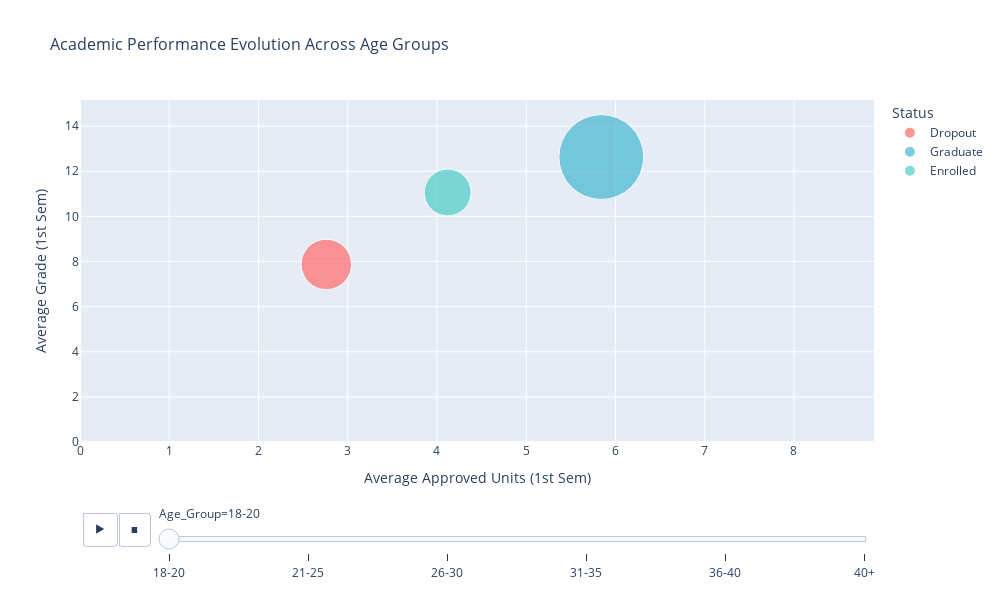

The notebook cell this image was saved under:
### Code cell
# Visualize target per age distribution (animation)
data['Age_Group'] = pd.cut(data['Age at enrollment'], 
                           bins=[17, 20, 25, 30, 35, 40, 100],
                           labels=['18-20', '21-25', '26-30', '31-35', '36-40', '40+'])

# Prepare data for animation
age_anim_data = []
for age_group in ['18-20', '21-25', '26-30', '31-35', '36-40', '40+']:
    for target in data['Target'].unique():
        subset = data[(data['Age_Group'] == age_group) & (data['Target'] == target)]
        if len(subset) > 0:
            age_anim_data.append({
                'Age_Group': age_group,
                'Target': target,
                'Avg_1st_Sem_Grade': subset['Curricular units 1st sem (grade)'].mean(),
                'Avg_2nd_Sem_Grade': subset['Curricular units 2nd sem (grade)'].mean(),
                'Avg_Approved_1st': subset['Curricular units 1st sem (approved)'].mean(),
                'Avg_Approved_2nd': subset['Curricular units 2nd sem (approved)'].mean(),
                'Count': len(subset),
                'Dropout_Rate': (subset['Target'] == 'Dropout').sum() / len(subset) * 100
            })

df_age_anim = pd.DataFrame(age_anim_data)

# Create animated bubble chart
fig = px.scatter(df_age_anim,
                 x='Avg_Approved_1st',
                 y='Avg_1st_Sem_Grade',
                 animation_frame='Age_Group',
                 color='Target',
                 size='Count',
                 hover_name='Target',
                 hover_data={
                     'Avg_Approved_1st': ':.2f',
                     'Avg_1st_Sem_Grade': ':.2f',
                     'Count': True,
                     'Target': False
                 },
                 title='Academic Performance Evolution Across Age Groups',
                 labels={
                     'Avg_Approved_1st': 'Average Approved Units (1st Sem)',
                     'Avg_1st_Sem_Grade': 'Average Grade (1st Sem)',
                     'Target': 'Status'
                 },
                 color_discrete_map={'Dropout': '#ff6b6b', 'Enrolled': '#4ecdc4', 'Graduate': '#45b7d1'},
                 size_max=60)

# Graph informations
fig.update_layout(
    width=1000,
    height=600,
    font=dict(size=12),
    title_font_size=16,
    xaxis=dict(range=[0, df_age_anim['Avg_Approved_1st'].max() + 1]),
    yaxis=dict(range=[0, df_age_anim['Avg_1st_Sem_Grade'].max() + 2])
)

# Save graph as HTML
fig.write_html('images/viz/academic_performance_age_group_animation.html')

# Save as GIF (requires kaleido and Pillow)
try:
    from PIL import Image
    import io
    
    frames = []
    age_groups = df_age_anim['Age_Group'].unique()
    
    # Create a figure for each age group frame
    for age_group in age_groups:
        # Filter data for current age group
        frame_data = df_age_anim[df_age_anim['Age_Group'] == age_group]
        
        # Create a new figure with the same layout
        fig_frame = px.scatter(frame_data,
                               x='Avg_Approved_1st',
                               y='Avg_1st_Sem_Grade',
                               color='Target',
                               size='Count',
                               title=f'Academic Performance Evolution - Age Group: {age_group}',
                               labels={
                                   'Avg_Approved_1st': 'Average Approved Units (1st Sem)',
                                   'Avg_1st_Sem_Grade': 'Average Grade (1st Sem)',
                                   'Target': 'Status'
                               },
                               color_discrete_map={'Dropout': '#ff6b6b', 'Enrolled': '#4ecdc4', 'Graduate': '#45b7d1'},
                               size_max=60)
        
        fig_frame.update_layout(
            width=1000,
            height=600,
            font=dict(size=12),
            title_font_size=16,
            xaxis=dict(range=[0, df_age_anim['Avg_Approved_1st'].max() + 1]),
            yaxis=dict(range=[0, df_age_anim['Avg_1st_Sem_Grade'].max() + 2])
        )
        
        # Convert to image
        img_bytes = fig_frame.to_image(format="png", width=1000, height=600)
        img = Image.open(io.BytesIO(img_bytes))
        frames.append(img)
    
    # Save as GIF
    frames[0].save(
        'images/viz/academic_performance_age_group_animation.gif',
        save_all=True,
        append_images=frames[1:],
        duration=1000,  # milliseconds per frame
        loop=0  # infinite loop
    )
    print("✓ GIF saved successfully!")
except ImportError as e:
    print(f"⚠ Cannot save GIF: {e}")
    print("Install required packages: pip install kaleido pillow")
except Exception as e:
    print(f"⚠ Error saving GIF: {e}")

fig.show()

# Statistics
print("\nSummary: Academic Performance by Age Group")
print("="*80)
print(df_age_anim.pivot_table(
    values=['Avg_1st_Sem_Grade', 'Count'],
    index='Age_Group',
    columns='Target',
    aggfunc='mean'
).round(2))

### Figure 1 — Plotly figure (JSON) as saved in the notebook; plotly's stock layout.template omitted (floating-point values rounded to 4 significant figures)
{"data": [{"customdata": [[542, "Dropout"]], "hovertemplate": "<b>%{hovertext}</b><br><br>Age_Group=18-20<br>Average Approved Units (1st Sem)=%{x:.2f}<br>Average Grade (1st Sem)=%{y:.2f}<br>Count=%{customdata[0]}<extra></extra>", "hovertext": ["Dropout"], "legendgroup": "Dropout", "marker": {"color": "#ff6b6b", "size": [542], "sizemode": "area", "sizeref": 0.4264, "symbol": "circle"}, "mode": "markers", "name": "Dropout", "orientation": "v", "showlegend": true, "type": "scatter", "x": [2.76], "xaxis": "x", "y": [7.871], "yaxis": "y"}, {"customdata": [[1535, "Graduate"]], "hovertemplate": "<b>%{hovertext}</b><br><br>Age_Group=18-20<br>Average Approved Units (1st Sem)=%{x:.2f}<br>Average Grade (1st Sem)=%{y:.2f}<br>Count=%{customdata[0]}<extra></extra>", "hovertext": ["Graduate"], "legendgroup": "Graduate", "marker": {"color": "#45b7d1", "size": [1535], "sizemode": "area", "sizeref": 0.4264, "symbol": "circle"}, "mode": "markers", "name": "Graduate", "orientation": "v", "showlegend": true, "type": "scatter", "x": [5.841], "xaxis": "x", "y": [12.63], "yaxis": "y"}, {"customdata": [[469, "Enrolled"]], "hovertemplate": "<b>%{hovertext}</b><br><br>Age_Group=18-20<br>Average Approved Units (1st Sem)=%{x:.2f}<br>Average Grade (1st Sem)=%{y:.2f}<br>Count=%{customdata[0]}<extra></extra>", "hovertext": ["Enrolled"], "legendgroup": "Enrolled", "marker": {"color": "#4ecdc4", "size": [469], "sizemode": "area", "sizeref": 0.4264, "symbol": "circle"}, "mode": "markers", "name": "Enrolled", "orientation": "v", "showlegend": true, "type": "scatter", "x": [4.119], "xaxis": "x", "y": [11.06], "yaxis": "y"}], "layout": {"font": {"size": 12}, "height": 600, "legend": {"itemsizing": "constant", "title": {"text": "Status"}, "tracegroupgap": 0}, "sliders": [{"active": 0, "currentvalue": {"prefix": "Age_Group="}, "len": 0.9, "pad": {"b": 10, "t": 60}, "steps": [{"args": [["18-20"], {"frame": {"duration": 0, "redraw": false}, "fromcurrent": true, "mode": "immediate", "transition": {"duration": 0, "easing": "linear"}}], "label": "18-20", "method": "animate"}, {"args": [["21-25"], {"frame": {"duration": 0, "redraw": false}, "fromcurrent": true, "mode": "immediate", "transition": {"duration": 0, "easing": "linear"}}], "label": "21-25", "method": "animate"}, {"args": [["26-30"], {"frame": {"duration": 0, "redraw": false}, "fromcurrent": true, "mode": "immediate", "transition": {"duration": 0, "easing": "linear"}}], "label": "26-30", "method": "animate"}, {"args": [["31-35"], {"frame": {"duration": 0, "redraw": false}, "fromcurrent": true, "mode": "immediate", "transition": {"duration": 0, "easing": "linear"}}], "label": "31-35", "method": "animate"}, {"args": [["36-40"], {"frame": {"duration": 0, "redraw": false}, "fromcurrent": true, "mode": "immediate", "transition": {"duration": 0, "easing": "linear"}}], "label": "36-40", "method": "animate"}, {"args": [["40+"], {"frame": {"duration": 0, "redraw": false}, "fromcurrent": true, "mode": "immediate", "transition": {"duration": 0, "easing": "linear"}}], "label": "40+", "method": "animate"}], "x": 0.1, "xanchor": "left", "y": 0, "yanchor": "top"}], "title": {"font": {"size": 16}, "text": "Academic Performance Evolution Across Age Groups"}, "updatemenus": [{"buttons": [{"args": [null, {"frame": {"duration": 500, "redraw": false}, "fromcurrent": true, "mode": "immediate", "transition": {"duration": 500, "easing": "linear"}}], "label": "&#9654;", "method": "animate"}, {"args": [[null], {"frame": {"duration": 0, "redraw": false}, "fromcurrent": true, "mode": "immediate", "transition": {"duration": 0, "easing": "linear"}}], "label": "&#9724;", "method": "animate"}], "direction": "left", "pad": {"r": 10, "t": 70}, "showactive": false, "type": "buttons", "x": 0.1, "xanchor": "right", "y": 0, "yanchor": "top"}], "width": 1000, "xaxis": {"anchor": "y", "domain": [0, 1], "range": [0, 8.897], "title": {"text": "Average Approved Units (1st Sem)"}}, "yaxis": {"anchor": "x", "domain": [0, 1], "range": [0, 15.16], "title": {"text": "Average Grade (1st Sem)"}}}}
